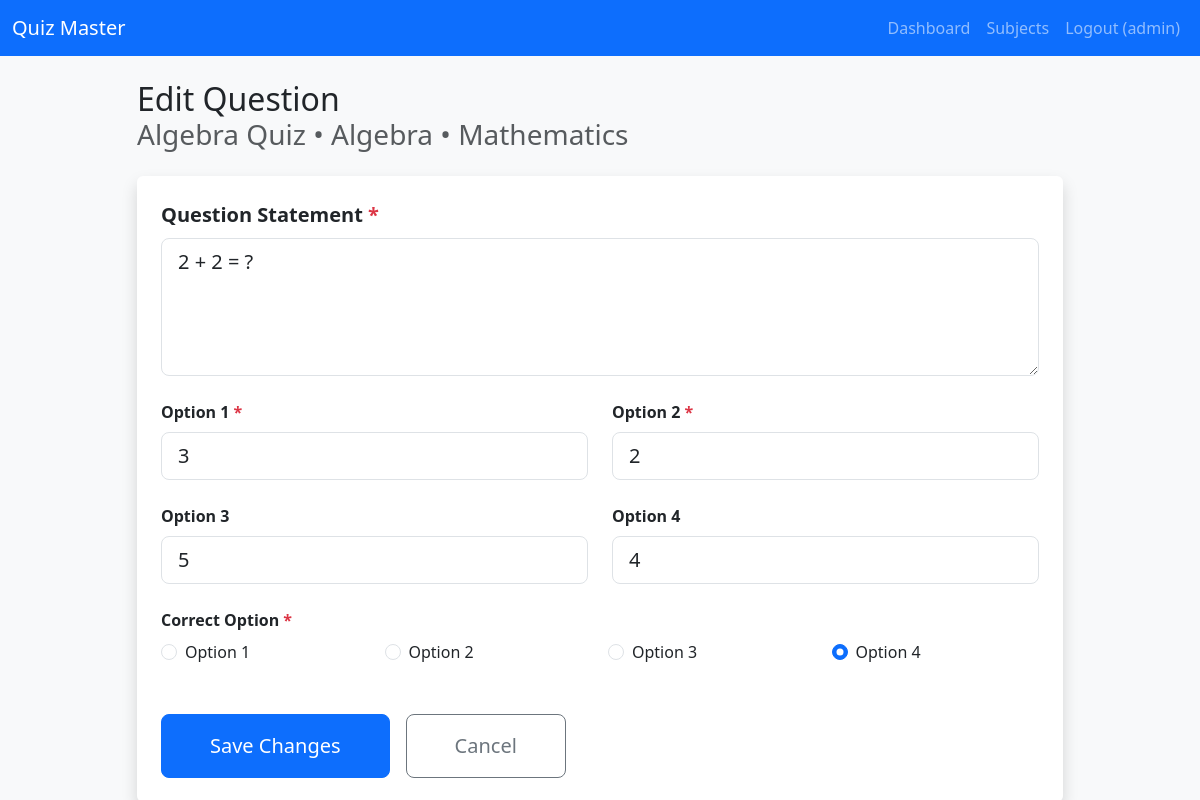
The app's page /admin/question/edit/1 (signed in) with its own data.
### models.py (models this page shows, shortened)
class User(db.Model, UserMixin):
    __tablename__ = 'users'
    id = db.Column(db.Integer, primary_key=True)
    username = db.Column(db.String(80), unique=True, nullable=False)
    email = db.Column(db.String(120), unique=True, nullable=False)
    password_hash = db.Column(db.String(255), nullable=False)
    full_name = db.Column(db.String(100))
    qualification = db.Column(db.String(100))
    dob = db.Column(db.Date)
    role = db.Column(db.String(20), default='user')  # 'admin' or 'user'
    scores = db.relationship('Score', backref='user', lazy=True)

class Quiz(db.Model):
    id = db.Column(db.Integer, primary_key=True)
    title = db.Column(db.String(200), nullable=False)
    chapter_id = db.Column(db.Integer, db.ForeignKey('chapter.id'), nullable=False)
    scheduled_date = db.Column(db.Date)
    duration_minutes = db.Column(db.Integer, default=30)
    questions = db.relationship('Question', backref='quiz', lazy=True, cascade="all, delete-orphan")
    scores = db.relationship('Score', backref='quiz', lazy=True, cascade="all, delete-orphan")

class Chapter(db.Model):
    id = db.Column(db.Integer, primary_key=True)
    name = db.Column(db.String(150), nullable=False)
    description = db.Column(db.Text)
    subject_id = db.Column(db.Integer, db.ForeignKey('subject.id'), nullable=False)
    quizzes = db.relationship('Quiz', backref='chapter', lazy=True, cascade="all, delete-orphan")

class Subject(db.Model):
    id = db.Column(db.Integer, primary_key=True)
    name = db.Column(db.String(100), unique=True, nullable=False)
    description = db.Column(db.Text)
    chapters = db.relationship('Chapter', backref='subject', lazy=True, cascade="all, delete-orphan")

class Question(db.Model):
    id = db.Column(db.Integer, primary_key=True)
    quiz_id = db.Column(db.Integer, db.ForeignKey('quiz.id'), nullable=False)
    text = db.Column(db.Text, nullable=False)
    option1 = db.Column(db.String(200))
    option2 = db.Column(db.String(200))
    option3 = db.Column(db.String(200))
    option4 = db.Column(db.String(200))
    correct_option = db.Column(db.Integer, nullable=False)  # 1,2,3,4

### routes/admin.py (the view)
    def wrap(*args, **kwargs):
        if not current_user.is_authenticated or current_user.role != 'admin':
            flash('Admin access required', 'danger')
            return redirect(url_for('auth.login'))
        return f(*args, **kwargs)

### app.py (called while the page is built)
@login_manager.user_loader
def load_user(user_id):
    return User.query.get(int(user_id))

@app.context_processor
def utility_processor():
    def current_time():
        return datetime.now().date()  # or datetime.now() if you want time too
    return dict(current_time=current_time)

### routes/admin.py (called while the page is built, shortened)
def admin_required(f):
    def wrap(*args, **kwargs):
        if not current_user.is_authenticated or current_user.role != 'admin':
            flash('Admin access required', 'danger')
            return redirect(url_for('auth.login'))
        return f(*args, **kwargs)
    wrap.__name__ = f.__name__
    return wrap

@admin_bp.route('/question/edit/<int:question_id>', methods=['GET', 'POST'])
@login_required
@admin_required
def edit_question(question_id):
    question = Question.query.get_or_404(question_id)
    quiz = question.quiz
    return render_template('admin/question_form.html', question=question, quiz=quiz)

### templates/admin/question_form.html (shortened to what this page needs)
{% extends "base.html" %}
{% block content %}
<div class="row justify-content-center">
  <div class="col-lg-10">
    <h2 class="mb-4">
      {% if question %}Edit Question{% else %}Add New Question{% endif %}
      <small class="text-muted d-block">
        {{ quiz.title }} • {{ quiz.chapter.name }} • {{ quiz.chapter.subject.name }}
      </small>
    </h2>
    <div class="card shadow border-0">
      <div class="card-body p-4">
        <form method="POST" novalidate>
          <div class="mb-4">
            <label for="text" class="form-label fw-bold fs-5">Question Statement <span class="text-danger">*</span></label>
            <textarea class="form-control form-control-lg" id="text" name="text" rows="4"
                      required placeholder="Write the full question here... (e.g. What is the SI unit of force?)"
                      >{{ question.text if question else '' }}</textarea>
          </div>
          <div class="row g-4 mb-4">
            <div class="col-md-6">
              <label for="option1" class="form-label fw-bold">Option 1 <span class="text-danger">*</span></label>
              <input type="text" class="form-control form-control-lg" id="option1" name="option1"
                     value="{{ question.option1 if question else '' }}" required>
            </div>
            <div class="col-md-6">
              <label for="option2" class="form-label fw-bold">Option 2 <span class="text-danger">*</span></label>
              <input type="text" class="form-control form-control-lg" id="option2" name="option2"
                     value="{{ question.option2 if question else '' }}" required>
            </div>
            <div class="col-md-6">
              <label for="option3" class="form-label fw-bold">Option 3</label>
              <input type="text" class="form-control form-control-lg" id="option3" name="option3"
                     value="{{ question.option3 if question else '' }}">
            </div>
            <div class="col-md-6">
              <label for="option4" class="form-label fw-bold">Option 4</label>
              <input type="text" class="form-control form-control-lg" id="option4" name="option4"
                     value="{{ question.option4 if question else '' }}">
            </div>
          </div>
          <div class="mb-4">
            <label class="form-label fw-bold">Correct Option <span class="text-danger">*</span></label>
            <div class="row g-3">
              <div class="col-6 col-md-3">
                <div class="form-check form-check-lg">
                  <input class="form-check-input" type="radio" name="correct_option" id="correct1" value="1"
                         {% if question and question.correct_option == 1 %}checked{% endif %} required>
                  <label class="form-check-label" for="correct1">Option 1</label>
                </div>
              </div>
              <div class="col-6 col-md-3">
                <div class="form-check form-check-lg">
                  <input class="form-check-input" type="radio" name="correct_option" id="correct2" value="2"
                         {% if question and question.correct_option == 2 %}checked{% endif %}>
                  <label class="form-check-label" for="correct2">Option 2</label>
                </div>
              </div>
              <div class="col-6 col-md-3">
                <div class="form-check form-check-lg">
                  <input class="form-check-input" type="radio" name="correct_option" id="correct3" value="3"
                         {% if question and question.correct_option == 3 %}checked{% endif %}>
                  <label class="form-check-label" for="correct3">Option 3</label>
                </div>
              </div>
              <div class="col-6 col-md-3">
                <div class="form-check form-check-lg">
                  <input class="form-check-input" type="radio" name="correct_option" id="correct4" value="4"
                         {% if question and question.correct_option == 4 %}checked{% endif %}>
                  <label class="form-check-label" for="correct4">Option 4</label>
                </div>
              </div>
            </div>
          </div>
          <div class="d-flex gap-3 mt-5">
            <button type="submit" class="btn btn-primary btn-lg px-5 py-3">
              {% if question %}Save Changes{% else %}Add Question{% endif %}
            </button>
            <a href="{{ url_for('admin.questions', quiz_id=quiz.id) }}"
               class="btn btn-outline-secondary btn-lg px-5 py-3">
              Cancel
            </a>
          </div>
        </form>
      </div>
    </div>
  </div>
</div>
{% endblock %}

### templates/includes/navbar.html (shortened to what this page needs)
<nav class="navbar navbar-expand-lg navbar-dark bg-primary">
  <div class="container-fluid">
    <a class="navbar-brand" href="{{ url_for('main.index') }}">Quiz Master</a>
    <div class="collapse navbar-collapse" id="navbarNav">
      <ul class="navbar-nav ms-auto">
        {% if current_user.is_authenticated %}
          {% if current_user.role == 'admin' %}
            <li class="nav-item"><a class="nav-link" href="{{ url_for('admin.dashboard') }}">Dashboard</a></li>
            <li class="nav-item"><a class="nav-link" href="{{ url_for('admin.subjects') }}">Subjects</a></li>
          {% else %}
            <li class="nav-item"><a class="nav-link" href="{{ url_for('user.dashboard') }}">Home</a></li>
            <li class="nav-item"><a class="nav-link" href="{{ url_for('user.upcoming') }}">Quizzes</a></li>
            <li class="nav-item"><a class="nav-link" href="{{ url_for('user.scores') }}">Scores</a></li>
          {% endif %}
          <li class="nav-item"><a class="nav-link" href="{{ url_for('auth.logout') }}">Logout ({{ current_user.username }})</a></li>
        {% else %}
          <li class="nav-item"><a class="nav-link" href="{{ url_for('auth.login') }}">Login</a></li>
          <li class="nav-item"><a class="nav-link" href="{{ url_for('auth.register') }}">Register</a></li>
        {% endif %}
      </ul>
    </div>
  </div>
</nav>

### static/css/style.css (style rules this page uses)
body { font-family: 'Segoe UI', Tahoma, Geneva, Verdana, sans-serif; }
.card { transition: box-shadow 0.3s; }

### records on screen
User: username "admin"
Quiz: title "Algebra Quiz"
Chapter: chapter.name "Algebra"
Subject: chapter.subject.name "Mathematics"
Question: text "2 + 2 = ?", option1 "3", option2 "2", option3 "5", option4 "4", correct_option "☐ Option 1", correct_option "☐ Option 2", correct_option "☐ Option 3", correct_option "☑ Option 4"
